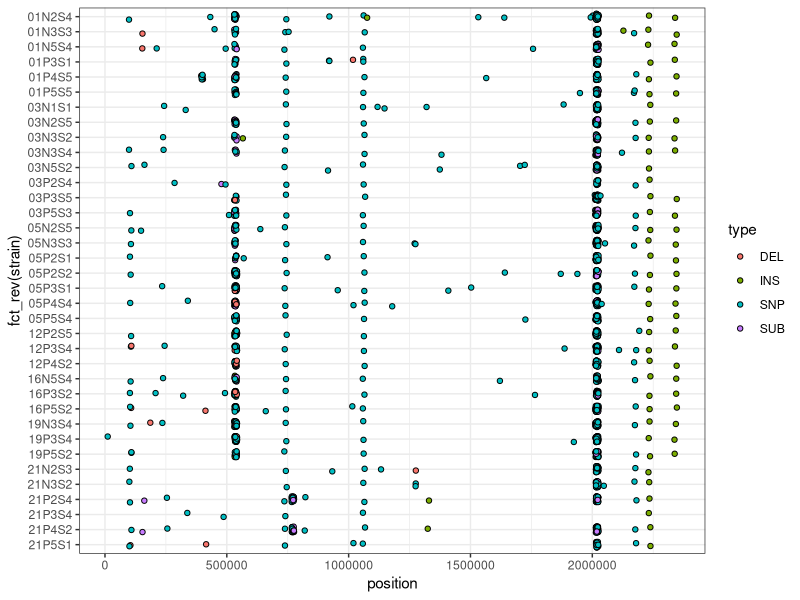
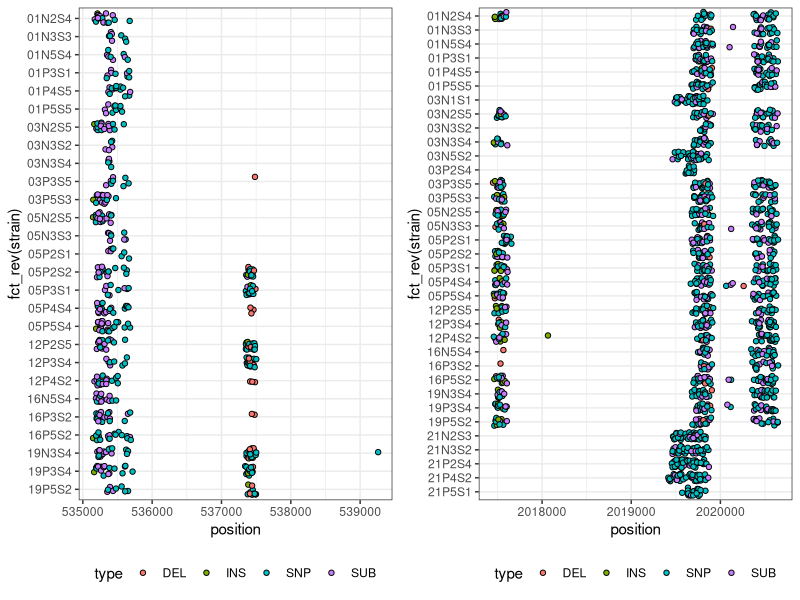
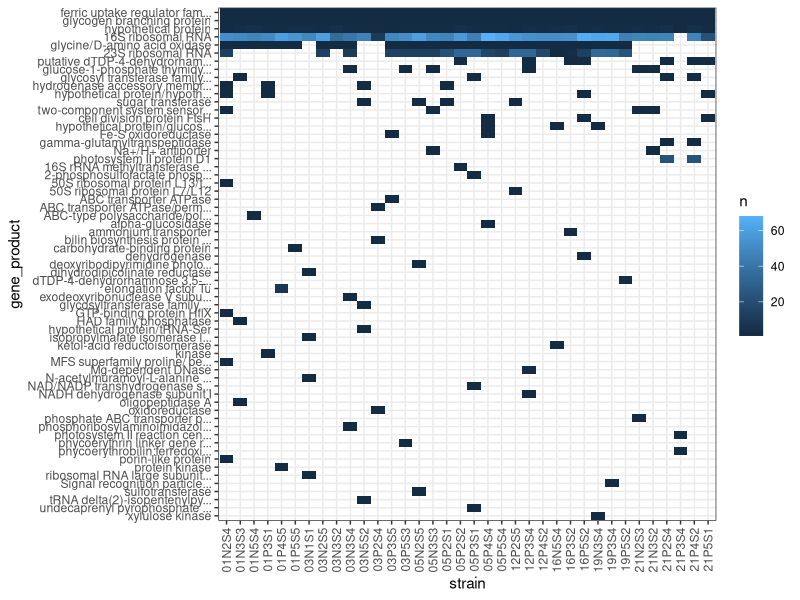

The R source for these figures, in order:
## ---- chunk 1
# Clear and set working directory 
rm(list = ls())
library(tidyverse)
library(here)
library(cowplot)
setwd(here())
## ---- chunk 2
d.compare <- read_tsv(here("breseq/compare-all.tsv"))

# select important columns
d <- d.compare %>%
  select(position, type, mutation_category, strain=title)

# convert to wide firmat
d.wide <- d %>%
  #presence column
  mutate(presence=1)%>%
  pivot_wider(names_from = strain, values_from=presence, values_fill=0)
  
head(d.wide[,1:8])

## ---- chunk 3
#visualize
d %>%
  ggplot(aes(y=fct_rev(strain), x=position))+
    geom_jitter(aes(fill=type), shape=21, height = 0.2,width = 5000)+
  theme_bw()
## ---- chunk 4
#visualize 500k
p1 <- 
d %>%
  filter(position>5.3e5)%>%
  filter(position<5.4e5)%>%
  ggplot(aes(y=fct_rev(strain), x=position))+
    geom_jitter(aes(fill=type), shape=21, height = 0.3,width = 50)+
  theme_bw()+
  theme(legend.position = "bottom")

#visualize 2M
p2 <- 
d %>%
  filter(position>2.01e6)%>%
  filter(position<2.03e6)%>%
  ggplot(aes(y=fct_rev(strain), x=position))+
    geom_jitter(aes(fill=type), shape=21, height = 0.3,width = 50)+
  theme_bw()+
  theme(legend.position = "bottom")

plot_grid(p1,p2)
## ---- chunk 5
d.gene <- d.compare%>%
  select(gene_product, strain=title)%>%
  group_by(gene_product, strain)%>%
  summarise(n=n(), .groups="drop")%>%
  arrange(desc(n))

#visualize
d.gene %>%
  mutate(gene_product = str_trunc(gene_product,30)%>%fct_infreq()%>%fct_rev())%>%
  ggplot(aes(x=strain, y=gene_product))+
  geom_tile(aes(fill=n))+
  theme_bw()+
  theme(axis.text.x = element_text(angle=90, hjust=1, vjust = 0.5))

## ---- chunk 6

d.compare%>%
  select(gene_name, strain=title)%>%
    group_by(gene_name, strain)%>%
  summarise(n=n(), .groups="drop")%>%
    group_by(gene_name)%>%
   summarise(n=n(), .groups="drop")%>%
  arrange(desc(n))


d.compare%>%
  filter(gene_name != "fur")%>%
  filter(gene_name != "SynWH7803_0756")%>%
  filter(gene_name != "SynWH7803_2402")%>%
  filter(gene_name != "RNA_51")%>%
  filter(gene_name != "RNA_16")%>%
  group_by(position)%>%
  summarise(n=n())%>%
  arrange(desc(n))
  
  
